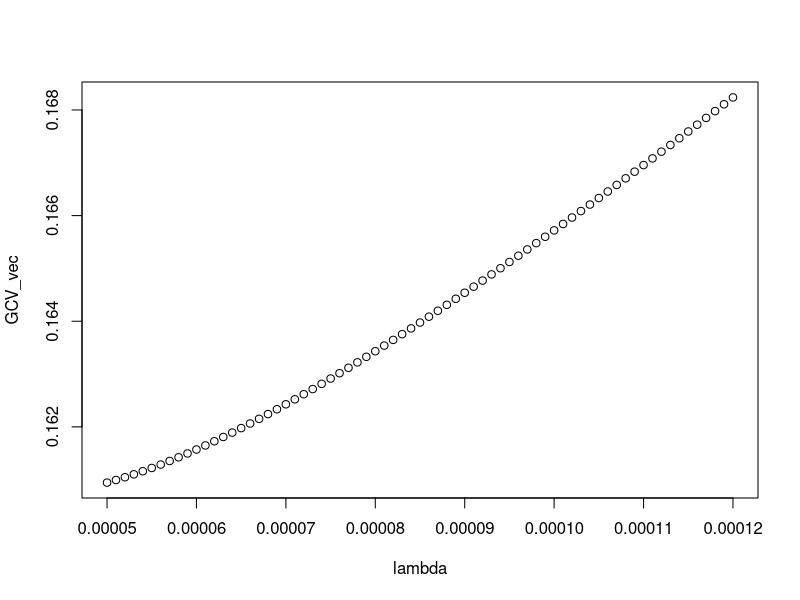
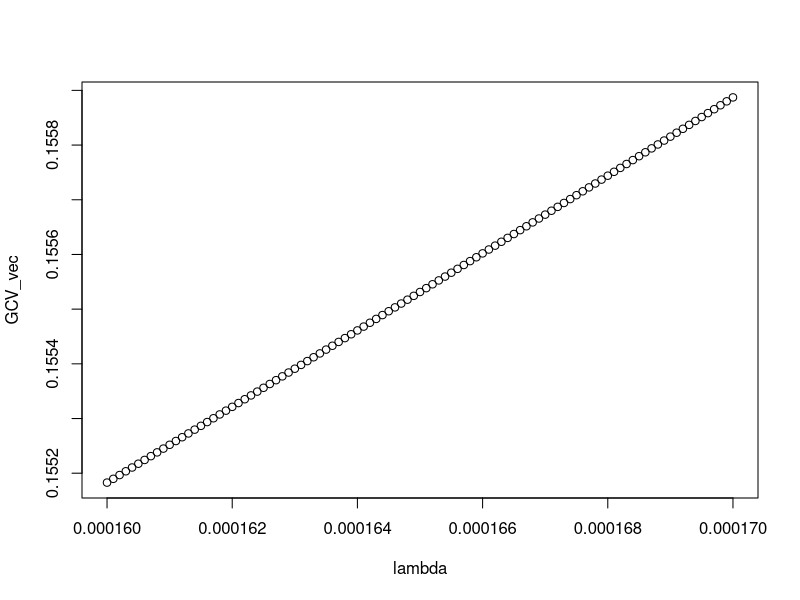
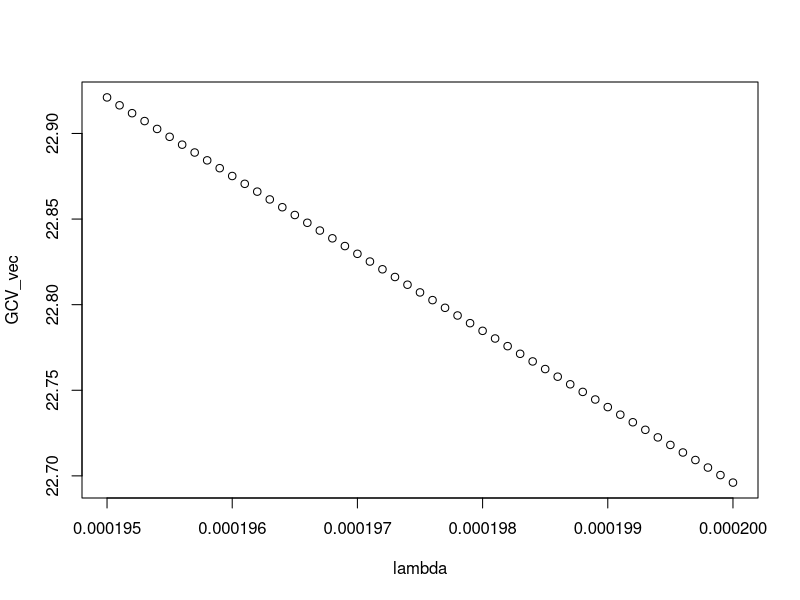
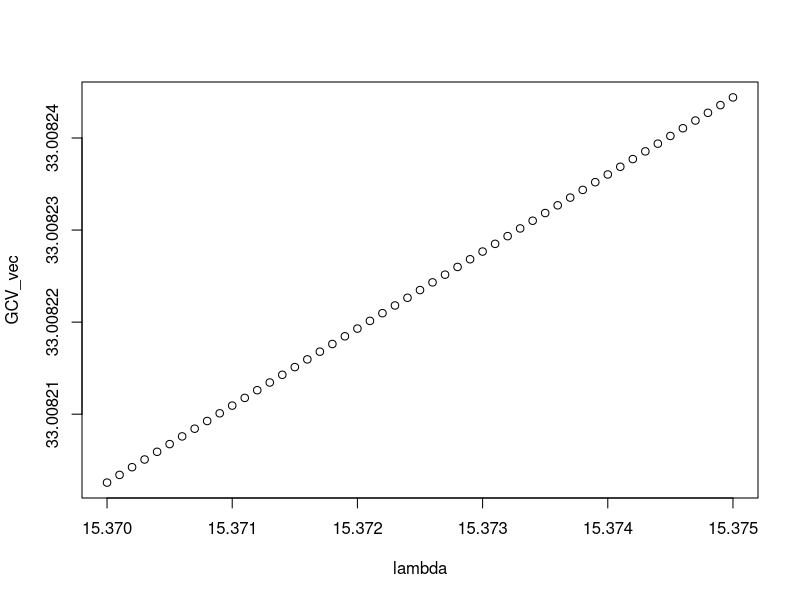

Write the R code that produced these figures, in order.
## ---- chunk 1
generate_response <- function(J, mod, e_sigma = 1, x_sigma = 1, z_sigma = 0.5, N_s, N_m = 200) {

  # currently the data interval (z interval) is set to be between -3 and 3.

  n <- sample(N_s:N_m, J, replace = TRUE)

  # smooth surface: z is the grid sequence and mu is the generated smooth function.
  z <- seq(from = -3, to = 3, length.out = J)
  mu <- z^2 - 10 * cos(2 * pi * z)  # "true" surface.

  beta_1 <- mu + rnorm(J, 0, z_sigma)  # slope
  beta_0 <- 0  # intercept

  x_list <- lapply(n, rnorm, mean = 0, sd = x_sigma)
  e_list <- lapply(n, rnorm, mean = 0, sd = e_sigma)

  # outcome generation function; gives 'y' list given e, beta_0, beta_1, and
  # x (design matrix)
  # for glm: logit link binary p(y = 1) = 1/(1 + exp(-beta_0 - beta_1 * x - e)
  # for lm: ordinary linear model structure y = xb + e
  if (mod == "glm") {
    y_list <- mapply(function(x, e, b, beta_0 = 0)
      rbinom(length(x), 1, 1/(1 + exp(-beta_0 - b * x - e))),
      x = x_list, e = e_list, b = beta_1)
  }
  if (mod == "lm") {
    y_list <- mapply(function(x, e, b, beta_0 = 0)
      beta_0 + b * x + e, x = x_list, e = e_list, b = beta_1)
  }
  list(x_list = x_list, y_list = y_list, e_list = e_list, true_mu = mu, z = z)
}
## ---- chunk 2
generate_response2 <- function(J, mod, e_sigma = 1, x_sigma = 1, z_sigma = 0.5, N_s, N_m = 200) {

  # currently the data interval (z interval) is set to be between -3 and 3.

  n <- sample(N_s:N_m, J, replace = TRUE)

  # smooth surface: z is the grid sequence and mu is the generated smooth function.
  z <- seq(from = -3, to = 3, length.out = J)
  mu <- 10 + z^2 - 10 * cos(2 * pi * z)  # "true" surface.

  beta_1 <- mu + rnorm(J, 0, z_sigma)  # slope
  beta_0 <- 0  # intercept

  x_list <- lapply(n, rnorm, mean = 0, sd = x_sigma)
  e_list <- lapply(n, rnorm, mean = 0, sd = e_sigma)

  # outcome generation function; gives 'y' list given e, beta_0, beta_1, and
  # x (design matrix)
  # for glm: logit link binary p(y = 1) = 1/(1 + exp(-beta_0 - beta_1 * x - e)
  # for lm: ordinary linear model structure y = xb + e
  if (mod == "glm") {
    y_list <- mapply(function(x, e, b, beta_0 = 0)
      rbinom(length(x), 1, 1/(1 + exp(-beta_0 - b * x - e))),
      x = x_list, e = e_list, b = beta_1)
  }
  if (mod == "lm") {
    y_list <- mapply(function(x, e, b, beta_0 = 0)
      beta_0 + b * x + e, x = x_list, e = e_list, b = beta_1)
  }
  list(x_list = x_list, y_list = y_list, e_list = e_list, true_mu = mu, z = z)
}
## ---- chunk 3
granular <- function(x_k, y_k, mod) {
  # summarizing the regression part
  if (mod == "glm")
    fit_lm <- glm(y_k ~ x_k, family = "binomial")
  if (mod == "lm")
    fit_lm <- lm(y_k ~ x_k)

  kth_beta_hat <- coef(fit_lm)[2]
  kth_var <- diag(vcov(fit_lm))[2]
  grain_out <- list(kth_beta_hat, kth_var)
  grain_out
}
## ---- chunk 4
make_K <- function(z) {
  J <- length(z)
  Del <- matrix(0, nrow = J - 2, ncol = J)
  W <- matrix(0, nrow = J - 2, ncol = J - 2)
  h <- diff(z)
  for (l in 1:(J - 2)) {
    Del[l, l] <- 1/h[l]
    Del[l, (l + 1)] <- -1/h[l] - 1/h[(l + 1)]
    Del[l, (l + 2)] <- 1/h[(l + 1)]
    W[(l - 1), l] <- W[l, (l - 1)] <- h[l]/
      6
    W[l, l] <- (h[l] + h[l + 1])/3
  }
  K <- t(Del) %*% solve(W) %*% Del
  K
}
## ---- chunk 5
main_EM <- function(beta_hat_vec, V, K, lambda, maxit = 500) {

  # parameter initilization
  eps <- 1000  # convergence tracker
  tol <- 1e-05  # convergence threshold
  sigma2_m <- mean(diag(V))
  J <- length(beta_hat_vec)
  mu_m <- rep(mean(beta_hat_vec), J)
  I <- diag(J)
  iter <- 1

  while (eps > tol & iter <= maxit) {
    # .. EM starts here
    mu_m_old <- mu_m
    sigma2_m_old <- sigma2_m  # current sigma^2

    Vst <- solve(solve(V) + (1/sigma2_m) * diag(J))  # Vst
    D_m <- Vst %*% solve(V)  #D_m <- part_cov %*% V
    mu_m <- solve(D_m + lambda * K) %*% D_m %*% beta_hat_vec

    S_lambda <- solve(I %*% D_m %*% I + lambda * K) %*% I %*% D_m
    effective_df <- sum(diag(S_lambda))

    sigma2_m <- mean((beta_hat_vec - mu_m)^2)
    eps <- sum(abs(mu_m - mu_m_old)) + abs(sigma2_m_old - sigma2_m)
    iter <- iter + 1
    if (iter == maxit) {
      cat("for lambda =", lambda, "max iteration reached; may need to double check \n")
    }
  }  # end of EM .. convergence reached.

  BIC <- sum((beta_hat_vec - mu_m)^2)/(J^(1 - effective_df/J))
  GCV <- sum((beta_hat_vec - mu_m)^2)/(J - effective_df)^2 * J

  EM_out <- list(mu = mu_m, S_lambda = S_lambda, sigma2 = sigma2_m, BIC = BIC, GCV = GCV)
  EM_out
}
## ---- chunk 6
naive_ss <- function(beta_hat_vec, lambda, K) {

  J <- length(beta_hat_vec)
  I <- diag(J)
  S_lambda <- solve(I + lambda * K)
  f_hat <- S_lambda %*% beta_hat_vec

  eff_df <- sum(diag(S_lambda))

  GCV <- sum((beta_hat_vec - f_hat)^2)/(J - eff_df)^2 * J
  BIC <- log(mean((beta_hat_vec - f_hat)^2)) + eff_df * log(J)/J

  out <- list(mu = f_hat, S_lambda = S_lambda, BIC = BIC, GCV = GCV)
  out
}
## ---- chunk 7
generate_response_smooth <- function(J, mod, e_sigma = 1, x_sigma = 1, z_sigma = 0.5, N_s, N_m = 200) {

  # currently the data interval (z interval) is set to be between 0 and 1

  n <- sample(N_s:N_m, J, replace = TRUE)

  # smooth surface: z is the grid sequence and mu is the generated smooth function.
  z <- seq(from = 0, to = 1, length.out = J)
  mu <- sin(12*(z + 0.2)) / (z + 0.2)  # "true" surface.

  beta_1 <- mu + rnorm(J, 0, z_sigma)  # slope
  beta_0 <- 0  # intercept

  x_list <- lapply(n, rnorm, mean = 0, sd = x_sigma)
  e_list <- lapply(n, rnorm, mean = 0, sd = e_sigma)

  # outcome generation function; gives 'y' list given e, beta_0, beta_1, and
  # x (design matrix)
  # for glm: logit link binary p(y = 1) = 1/(1 + exp(-beta_0 - beta_1 * x - e)
  # for lm: ordinary linear model structure y = xb + e
  if (mod == "glm") {
    y_list <- mapply(function(x, e, b, beta_0 = 0)
      rbinom(length(x), 1, 1/(1 + exp(-beta_0 - b * x - e))),
      x = x_list, e = e_list, b = beta_1)
  }
  if (mod == "lm") {
    y_list <- mapply(function(x, e, b, beta_0 = 0)
      beta_0 + b * x + e, x = x_list, e = e_list, b = beta_1)
  }
  list(x_list = x_list, y_list = y_list, e_list = e_list, true_mu = mu, z = z)
}
## ---- chunk 8
ag2 <- generate_response_smooth(J=50, mod="glm", e_sigma=2, N_s=50)
ag22 <- generate_response_smooth(J=50, mod="glm", e_sigma=2, N_s=100)
ag4 <- generate_response_smooth(J=50, mod="glm", e_sigma=4, N_s=50)
ag44 <- generate_response_smooth(J=50, mod="glm", e_sigma=4, N_s=100)
ag8 <- generate_response_smooth(J=50, mod="glm", e_sigma=8, N_s=50)
ag88 <- generate_response_smooth(J=50, mod="glm", e_sigma=8, N_s=100)

al2 <- generate_response_smooth(J=50, mod="lm", e_sigma=2, N_s=50)
al22 <- generate_response_smooth(J=50, mod="lm", e_sigma=2, N_s=100)
al4 <- generate_response_smooth(J=50, mod="lm", e_sigma=4, N_s=50)
al44 <- generate_response_smooth(J=50, mod="lm", e_sigma=4, N_s=100)
al8 <- generate_response_smooth(J=50, mod="lm", e_sigma=8, N_s=50)
al88 <- generate_response_smooth(J=50, mod="lm", e_sigma=8, N_s=100)


bg2 <- generate_response(J=50, mod="glm", e_sigma=2, N_s=50)
bg22 <- generate_response(J=50, mod="glm", e_sigma=2, N_s=100)
bg4 <- generate_response(J=50, mod="glm", e_sigma=4, N_s=50)
bg44 <- generate_response(J=50, mod="glm", e_sigma=4, N_s=100)
bg8 <- generate_response(J=50, mod="glm", e_sigma=8, N_s=50)
bg88 <- generate_response(J=50, mod="glm", e_sigma=8, N_s=100)

bl2 <- generate_response(J=50, mod="lm", e_sigma=2, N_s=50)
bl22 <- generate_response(J=50, mod="lm", e_sigma=2, N_s=100)
bl4 <- generate_response(J=50, mod="lm", e_sigma=4, N_s=50)
bl44 <- generate_response(J=50, mod="lm", e_sigma=4, N_s=100)
bl8 <- generate_response(J=50, mod="lm", e_sigma=8, N_s=50)
bl88 <- generate_response(J=50, mod="lm", e_sigma=8, N_s=100)
## ---- chunk 9
### Example 1

## GLM_2_50
ag2 <- generate_response_smooth(J=50, mod="glm", e_sigma=2, N_s=50)
# generation
beta_hat <- NULL
for(i in 1:50){
  results <- granular(unlist(ag2$x_list[i]), unlist(ag2$y[i]), mod = "glm")
  beta_hat <- rbind(beta_hat,results)
}

K <- make_K(ag2$z)

# multilevel

GCV_vec <- NULL
lambda <- seq(0.00005, 0.00012, by = 1e-6)
for(i in 1:length(lambda)){
  EM_out <- main_EM(beta_hat_vec = unlist(beta_hat[,1]), V = diag(unlist(beta_hat[,2])), K = K, lambda[i])
  GCV_vec <- rbind(GCV_vec,EM_out$GCV)
}

plot(lambda, GCV_vec)

EM_out <- main_EM(beta_hat_vec = unlist(beta_hat[,1]), V = diag(unlist(beta_hat[,2])), K = K, lambda = 0.0001)

RMSE_Multilevel <- sqrt((1/50)*t(ag2$true_mu-EM_out$mu)%*%(ag2$true_mu-EM_out$mu))

# naive

GCV_vec <- NULL
lambda <- seq(0.00016, 0.00017, by = 1e-7)
for(i in 1:length(lambda)){
  naive_out <- naive_ss(beta_hat_vec = unlist(beta_hat[,1]), lambda = lambda[i], K = K)
  GCV_vec <- rbind(GCV_vec,naive_out$GCV)
}

plot(lambda, GCV_vec)

naive_out <- naive_ss(beta_hat_vec = unlist(beta_hat[,1]), lambda = 0.000168, K = K)

RMSE_Naive <- sqrt((1/50)*t(ag2$true_mu-naive_out$mu)%*%(ag2$true_mu-naive_out$mu))
## ---- chunk 10
### Example 2

## GLM_2_50
bg2 <- generate_response(J=50, mod="glm", e_sigma=2, N_s=50)

# generation

beta_hat <- NULL
for(i in 1:50){
  results <- granular(unlist(bg2$x_list[i]), unlist(bg2$y[i]), mod = "glm")
  beta_hat <- rbind(beta_hat,results)
}

K <- make_K(bg2$z)

# multilevel

GCV_vec <- NULL
lambda <- seq(0.000195, 0.0002, by = 1e-7)
for(i in 1:length(lambda)){
  EM_out <- main_EM(beta_hat_vec = unlist(beta_hat[,1]), V = diag(unlist(beta_hat[,2])), K = K, lambda[i])
  GCV_vec <- rbind(GCV_vec,EM_out$GCV)
}

plot(lambda, GCV_vec)

EM_out <- main_EM(beta_hat_vec = unlist(beta_hat[,1]), V = diag(unlist(beta_hat[,2])), K = K, lambda = 0.000197)

RMSE_Multilevel <- sqrt((1/50)*t(bg2$true_mu-EM_out$mu)%*%(bg2$true_mu-EM_out$mu))

# naive

GCV_vec <- NULL
lambda <- seq(15.37, 15.375, by = 0.0001)
for(i in 1:length(lambda)){
  naive_out <- naive_ss(beta_hat_vec = unlist(beta_hat[,1]), lambda = lambda[i], K = K)
  GCV_vec <- rbind(GCV_vec,naive_out$GCV)
}

plot(lambda, GCV_vec)

naive_out <- naive_ss(beta_hat_vec = unlist(beta_hat[,1]), lambda = 15.374, K = K)

RMSE_Naive <- sqrt((1/50)*t(bg2$true_mu-naive_out$mu)%*%(bg2$true_mu-naive_out$mu))


